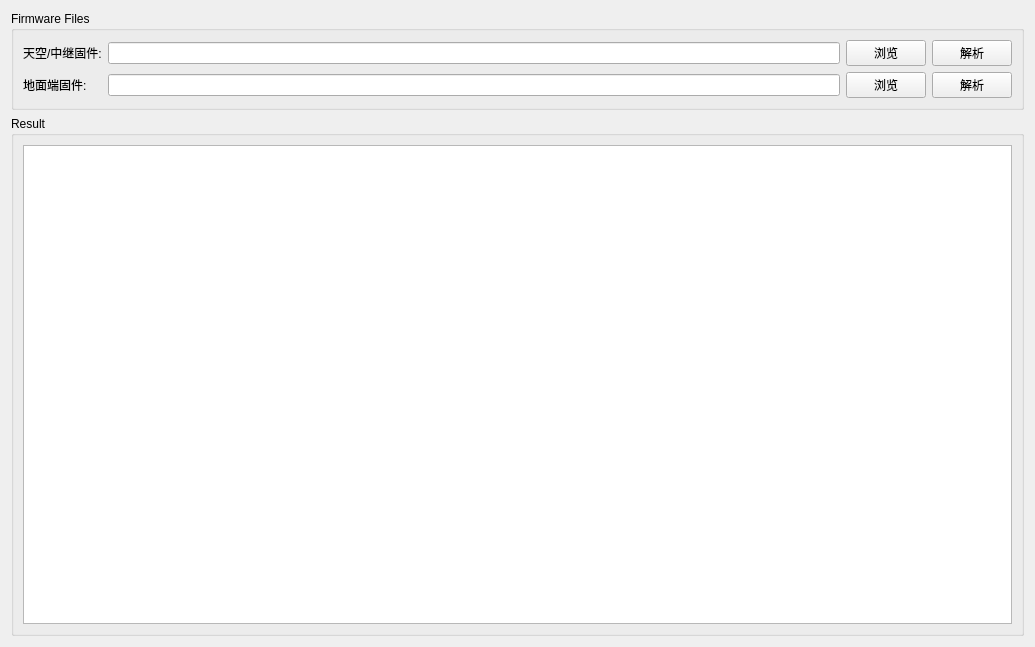
<?xml version="1.0" encoding="UTF-8"?>
<ui version="4.0">
 <class>PageFirmware</class>
 <widget class="QWidget" name="PageFirmware">
  <property name="geometry">
   <rect>
    <x>0</x>
    <y>0</y>
    <width>1035</width>
    <height>647</height>
   </rect>
  </property>
  <layout class="QVBoxLayout" name="fwMainLayout">
   <item>
    <widget class="QGroupBox" name="groupFile">
     <property name="title">
      <string>Firmware Files</string>
     </property>
     <layout class="QGridLayout" name="gridFile">
      <item row="0" column="0">
       <widget class="QLabel" name="lbSky">
        <property name="text">
         <string>天空/中继固件:</string>
        </property>
       </widget>
      </item>
      <item row="0" column="1">
       <widget class="QLineEdit" name="editSkyPath"/>
      </item>
      <item row="0" column="2">
       <widget class="QPushButton" name="btnSkyBrowse">
        <property name="text">
         <string>浏览</string>
        </property>
       </widget>
      </item>
      <item row="0" column="3">
       <widget class="QPushButton" name="btnSkyParse">
        <property name="text">
         <string>解析</string>
        </property>
       </widget>
      </item>
      <item row="1" column="0">
       <widget class="QLabel" name="lbGround">
        <property name="text">
         <string>地面端固件:</string>
        </property>
       </widget>
      </item>
      <item row="1" column="1">
       <widget class="QLineEdit" name="editGroundPath"/>
      </item>
      <item row="1" column="2">
       <widget class="QPushButton" name="btnGroundBrowse">
        <property name="text">
         <string>浏览</string>
        </property>
       </widget>
      </item>
      <item row="1" column="3">
       <widget class="QPushButton" name="btnGroundParse">
        <property name="text">
         <string>解析</string>
        </property>
       </widget>
      </item>
     </layout>
    </widget>
   </item>
   <item>
    <widget class="QGroupBox" name="groupResult">
     <property name="title">
      <string>Result</string>
     </property>
     <layout class="QVBoxLayout" name="resultLayout">
      <item>
       <widget class="QTextEdit" name="textResult">
        <property name="font">
         <font>
          <family>Courier New</family>
          <pointsize>10</pointsize>
         </font>
        </property>
        <property name="readOnly">
         <bool>true</bool>
        </property>
       </widget>
      </item>
     </layout>
    </widget>
   </item>
  </layout>
 </widget>
 <resources/>
 <connections/>
</ui>
